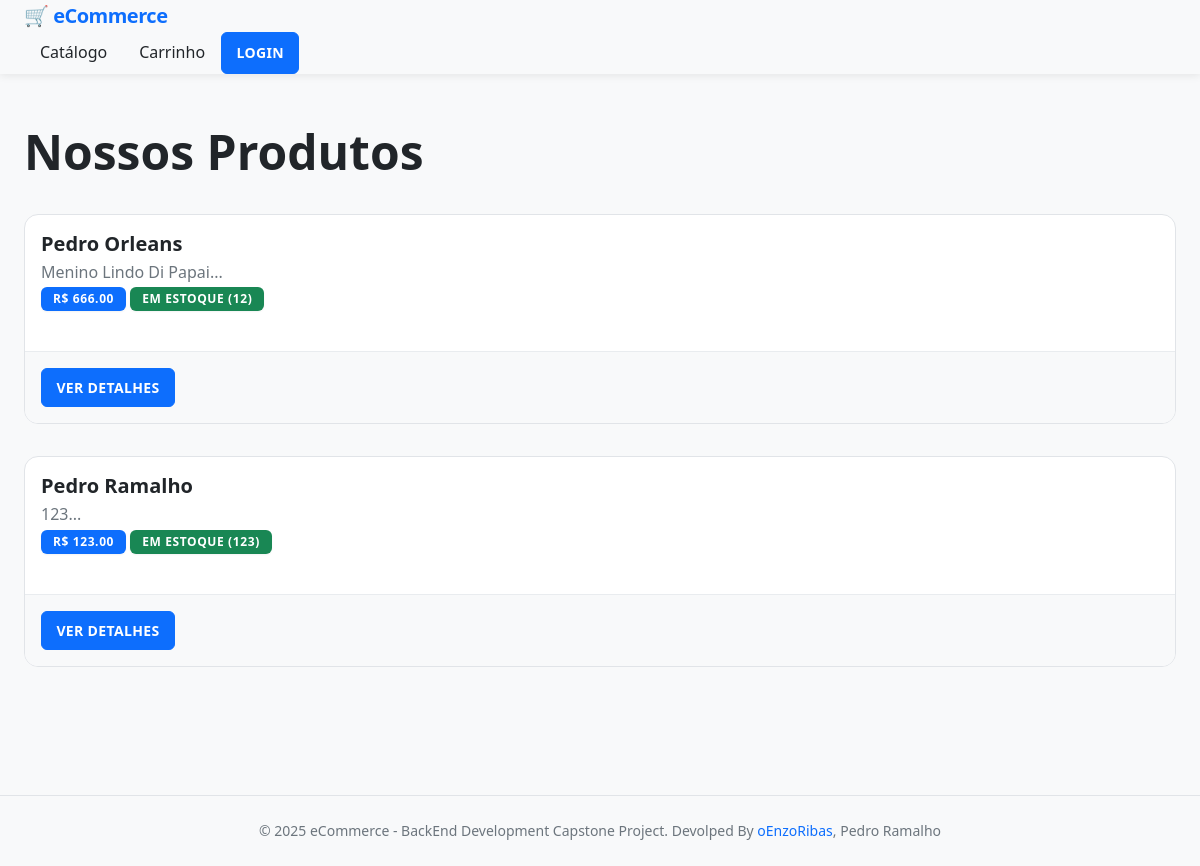
The app's page /produtos/, older data.
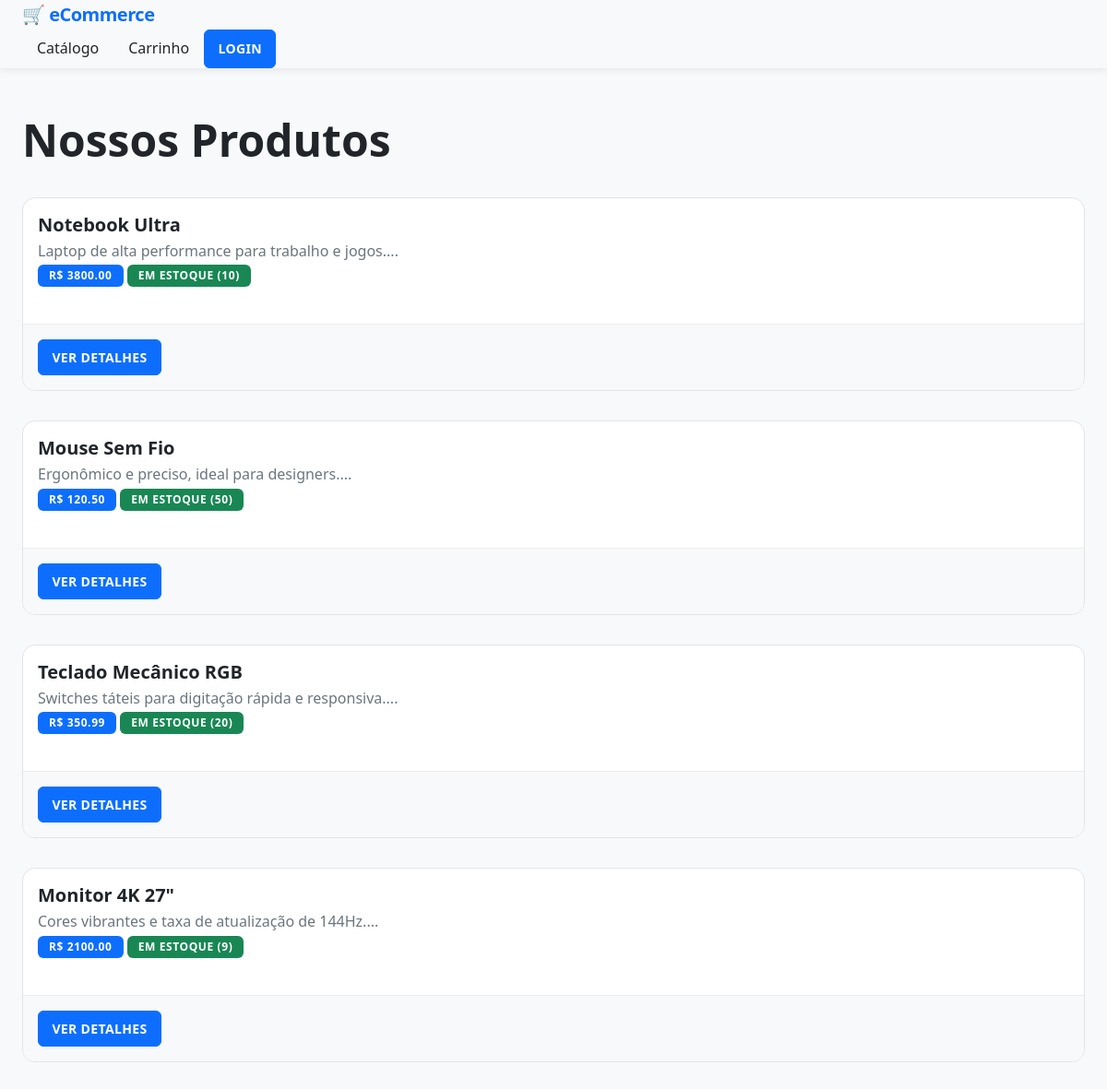
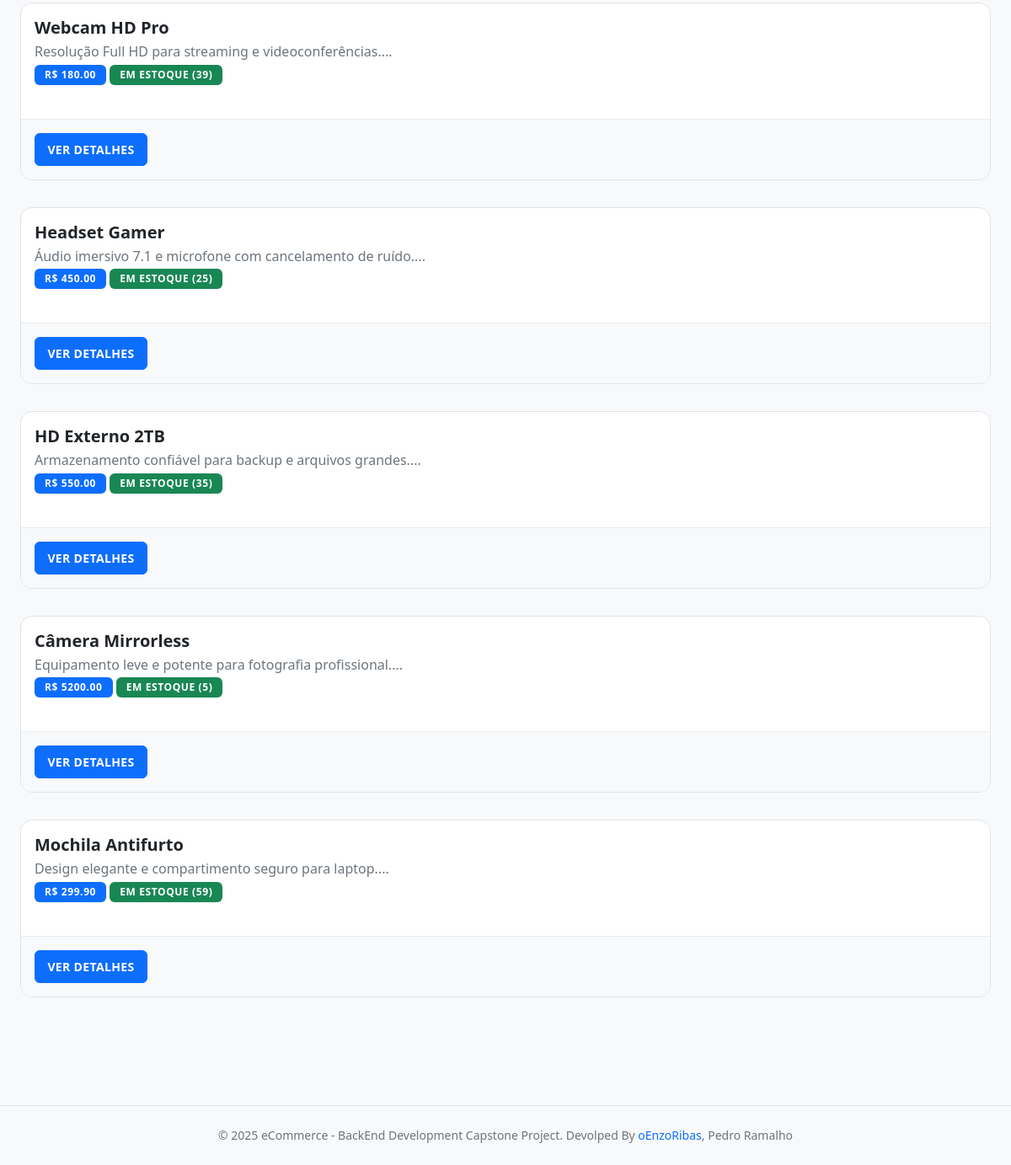
The same page, newer data (2 pictures, top to bottom).
### models/produto_model.py (models this page shows, shortened)
class Produto(db.Model):
    __tablename__ = 'produtos'
    id = Column(Integer, primary_key=True, autoincrement=True, nullable=False)
    nome = Column(String(256), nullable=False)
    descricao = Column(String(256))
    preco = Column(db.Numeric(10,2), nullable=False)
    estoque = Column(Integer, nullable=False, default=0)

### routes/produtos.py (the view)
@produtos_bp.route('/')
def listar():
    page = request.args.get('page', 1, type=int)
    produtos = Produto.query.paginate(page=page, per_page=10)
    return render_template('produtos/listar.html', produtos=produtos)

### templates/produtos/listar.html (shortened to what this page needs)
{% extends "base.html" %} {% block title %}Produtos - Loja Online{% endblock %}
{% block content %}
<div class="row mb-4">
  <div class="col-md-8">
    <h1>Nossos Produtos</h1>
  </div>
</div>
{% if produtos.items %}
<div class="row">
  {% for produto in produtos.items %}
  <div class="col-md-6 col-lg-4 mb-4">
    <div class="card h-100 shadow-sm">
      <div class="card-body">
        <h5 class="card-title">{{ produto.nome }}</h5>
        <p class="card-text text-muted">
          {{ produto.descricao[:100] if produto.descricao else 'Sem descrição'
          }}...
        </p>
        <div class="mb-3">
          <span class="badge bg-primary"
            >R$ {{ "%.2f"|format(produto.preco) }}</span
          >
          {% if produto.estoque > 0 %}
          <span class="badge bg-success"
            >Em Estoque ({{ produto.estoque }})</span
          >
          {% else %}
          <span class="badge bg-danger">Fora de Estoque</span>
          {% endif %}
        </div>
      </div>
      <div class="card-footer bg-white">
        <a
          href="{{ url_for('produtos.detalhes', produto_id=produto.id) }}"
          class="btn btn-primary btn-sm w-100 btn-registrar"
        >
          Ver Detalhes
        </a>
      </div>
    </div>
  </div>
  {% endfor %}
</div>
 {% else %}
<div class="alert alert-info text-center">
  <h4>Nenhum produto disponível no momento</h4>
  <p>Volte mais tarde para conferir nossas ofertas!</p>
</div>
{% endif %} {% endblock %}

Row changes from the older to the newer data that the page shows:
removed Produto: nome "Pedro Orleans", descricao "Menino Lindo Di Papai", preco "666.00", estoque "12"
removed Produto: nome "Pedro Ramalho", descricao "123", preco "123.00", estoque "123"
added Produto: nome "Notebook Ultra", descricao "Laptop de alta performance para trabalho e jogos.", preco "3800.00", estoque "10"
added Produto: nome "Mouse Sem Fio", descricao "Ergonômico e preciso, ideal para designers.", preco "120.50", estoque "50"
added Produto: nome "Teclado Mecânico RGB", descricao "Switches táteis para digitação rápida e responsiva.", preco "350.99", estoque "20"
added Produto: nome "Monitor 4K 27\"", descricao "Cores vibrantes e taxa de atualização de 144Hz.", preco "2100.00", estoque "9"
added Produto: nome "Webcam HD Pro", descricao "Resolução Full HD para streaming e videoconferências.", preco "180.00", estoque "39"
added Produto: nome "Headset Gamer", descricao "Áudio imersivo 7.1 e microfone com cancelamento de ruído.", preco "450.00", estoque "25"
added Produto: nome "HD Externo 2TB", descricao "Armazenamento confiável para backup e arquivos grandes.", preco "550.00", estoque "35"
added Produto: nome "Câmera Mirrorless", descricao "Equipamento leve e potente para fotografia profissional.", preco "5200.00", estoque "5"
added Produto: nome "Mochila Antifurto", descricao "Design elegante e compartimento seguro para laptop.", preco "299.90", estoque "59"
